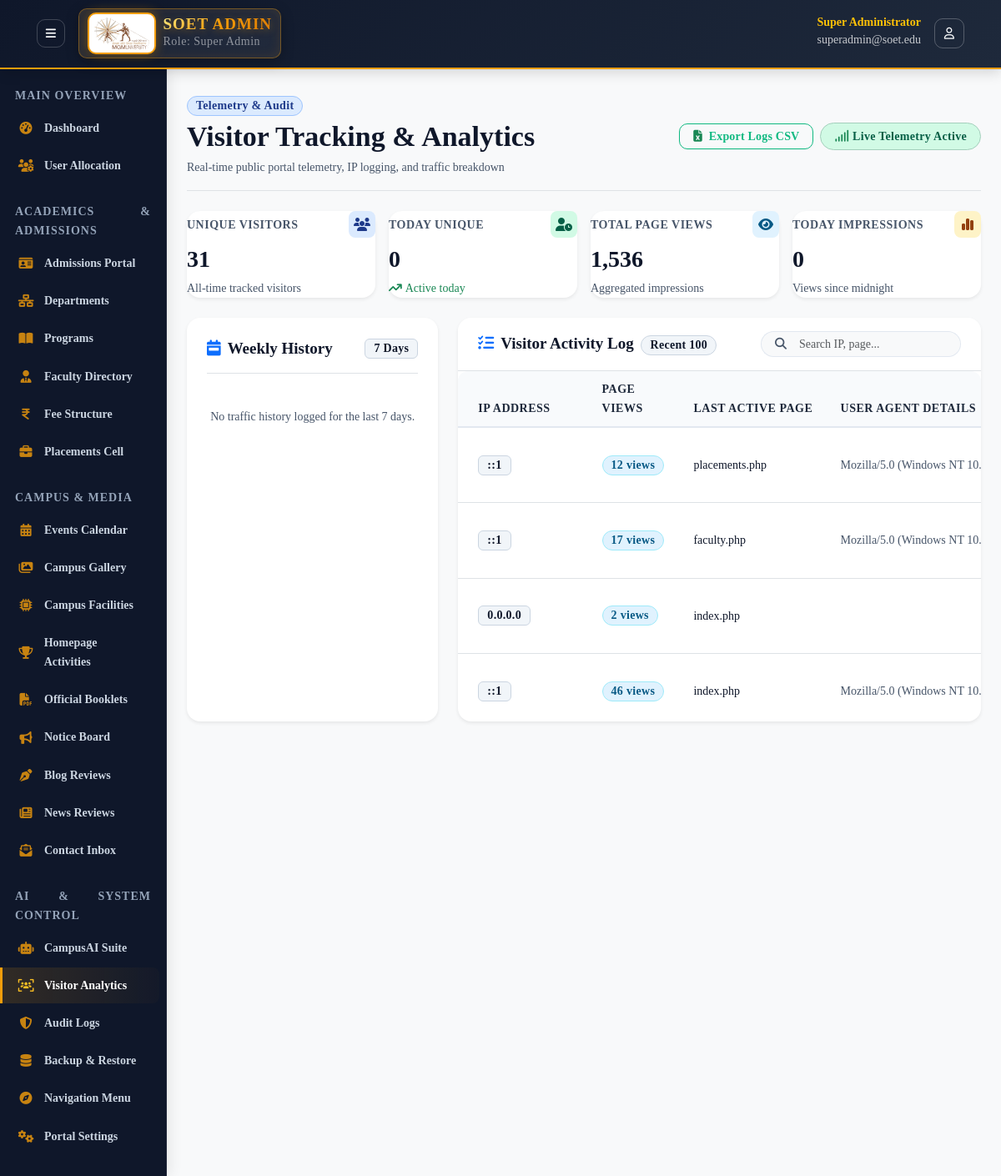
The app's page /admin/modules/visitors.php (signed in) with its own data.
### tables this page shows
CREATE TABLE `visitors` (
  `id` int(11) NOT NULL AUTO_INCREMENT,
  `ip_address` varchar(45) NOT NULL,
  `user_agent` varchar(255) NOT NULL,
  `page_views` int(11) DEFAULT 1,
  `last_page` varchar(255) NOT NULL,
  `visit_date` date NOT NULL,
  `created_at` timestamp NOT NULL DEFAULT current_timestamp(),
  `updated_at` timestamp NOT NULL DEFAULT current_timestamp() ON UPDATE current_timestamp(),
  PRIMARY KEY (`id`),
  UNIQUE KEY `unique_visit` (`ip_address`,`visit_date`)
);

### core/Database.php (called while the page is built, shortened)
<?php
class Database
{
    private static ?Database $instance = null;
    private PDO $pdo;
    private function __construct()
    {
        $options = [
            PDO::ATTR_ERRMODE            => PDO::ERRMODE_EXCEPTION,
            PDO::ATTR_DEFAULT_FETCH_MODE => PDO::FETCH_ASSOC,
            PDO::ATTR_EMULATE_PREPARES   => false,
            PDO::ATTR_TIMEOUT            => 3,
        ];
        $rawHost = defined('DB_HOST') ? DB_HOST : '127.0.0.1';
        $port = defined('DB_PORT') ? DB_PORT : '3307';
        $dbName = defined('DB_NAME') ? DB_NAME : 'soet_college';
        $dbUser = defined('DB_USER') ? DB_USER : 'root';
        $dbPass = defined('DB_PASS') ? DB_PASS : '';
        $charset = defined('DB_CHARSET') ? DB_CHARSET : 'utf8mb4';
        $host = $rawHost;
        $dsnCandidates = [
            "mysql:host={$host};port={$port};dbname={$dbName};charset={$charset}",
            "mysql:host=127.0.0.1;port=3307;dbname={$dbName};charset={$charset}",
            "mysql:host=localhost;port=3307;dbname={$dbName};charset={$charset}",
            "mysql:host=127.0.0.1;port=3306;dbname={$dbName};charset={$charset}",
            "mysql:host=localhost;dbname={$dbName};charset={$charset}"
        ];
        $firstException = null;
        foreach (array_unique($dsnCandidates) as $dsn) {
            try {
                $this->pdo = new PDO($dsn, $dbUser, $dbPass, $options);
                return;
            } catch (PDOException $e) {
                if ($firstException === null) {
                    $firstException = $e;
                }
                $lastException = $e;
            }
        }
    }
    public static function getInstance(): Database
    {
        if (self::$instance === null) {
            self::$instance = new self();
        }
        return self::$instance;
    }
    public function query(string $sql, array $params = []): PDOStatement
    {
        $stmt = $this->pdo->prepare($sql);
        $stmt->execute($params);
        return $stmt;
    }
    public function fetchAll(string $sql, array $params = []): array
    {
        return $this->query($sql, $params)->fetchAll();
    }
    public function fetchOne(string $sql, array $params = []): ?array
    {
        $result = $this->query($sql, $params)->fetch();
        return $result ?: null;
    }
    public function count(string $table, string $where = '1=1', array $params = []): int
    {
        $sql = "SELECT COUNT(*) as cnt FROM {$table} WHERE {$where}";
        return (int) ($this->fetchOne($sql, $params)['cnt'] ?? 0);
    }
}

### core/Visitor.php (called while the page is built, shortened)
<?php
class Visitor
{
    private Database $db;
    public function __construct()
    {
        $this->db = Database::getInstance();
    }
    public function getTotalVisitors(): int
    {
        return $this->db->count('visitors');
    }
    public function getTodayVisitors(): int
    {
        return $this->db->count('visitors', 'visit_date = ?', [date('Y-m-d')]);
    }
}

### admin/modules/visitors.php (the view, shortened to what this page needs)
<?php
$db = Database::getInstance();
$visitor_tracker = new Visitor();
include_once __DIR__ . '/../includes/header.php';
$total_visits = $visitor_tracker->getTotalVisitors();
$today_visits = $visitor_tracker->getTodayVisitors();
$total_page_views = (int)$db->fetchOne("SELECT SUM(page_views) as total_views FROM visitors")['total_views'];
$today_page_views = (int)$db->fetchOne("SELECT SUM(page_views) as today_views FROM visitors WHERE visit_date = ?", [date('Y-m-d')])['today_views'];
$weekly_stats = $visitor_tracker->getWeeklyStats();
$visitor_logs = $db->fetchAll("SELECT * FROM visitors ORDER BY updated_at DESC LIMIT 100");
?>
<div class="d-flex justify-content-between align-items-center pt-2 pb-3 mb-4 border-bottom flex-wrap gap-2">
    <div>
        <div class="d-flex align-items-center gap-2 mb-1">
            <span class="badge bg-primary-subtle text-primary border border-primary-subtle rounded-pill px-2.5 py-1" style="font-size: 14px;">Telemetry &amp; Audit</span>
        </div>
        <h2 class="font-display fw-extrabold text-dark mb-1">Visitor Tracking &amp; Analytics</h2>
        <p class="text-muted small mb-0">Real-time public portal telemetry, IP logging, and traffic breakdown</p>
    </div>
    <div class="d-flex gap-2 align-items-center flex-wrap">
        <a href="visitors.php?action=export_csv" class="btn btn-outline-success btn-sm rounded-pill px-3 shadow-xs">
            <i class="fa-solid fa-file-excel me-1 text-success"></i> Export Logs CSV
        </a>
        <span class="badge bg-success-subtle text-success border border-success-subtle rounded-pill px-3 py-2 fw-semibold">
            <i class="fa-solid fa-signal me-1.5 text-success"></i> Live Telemetry Active
        </span>
    </div>
</div>
<div class="row g-3 mb-4">
    <div class="col-6 col-md-3">
        <div class="card border-0 shadow-sm rounded-4 p-3.5 bg-white h-100">
            <div class="d-flex align-items-center justify-content-between mb-2">
                <span class="text-muted small text-uppercase fw-semibold" style="font-size: 14px; letter-spacing: 0.5px;">Unique Visitors</span>
                <div class="stat-icon-sm bg-primary-subtle text-primary rounded-3 d-inline-flex align-items-center justify-content-center" style="width: 32px; height: 32px;">
                    <i class="fa-solid fa-users"></i>
                </div>
            </div>
            <h3 class="font-display fw-extrabold text-dark mb-0"><?php echo number_format($total_visits); ?></h3>
            <div class="text-muted small mt-1" style="font-size: 14px;">All-time tracked visitors</div>
        </div>
    </div>
    <div class="col-6 col-md-3">
        <div class="card border-0 shadow-sm rounded-4 p-3.5 bg-white h-100">
            <div class="d-flex align-items-center justify-content-between mb-2">
                <span class="text-muted small text-uppercase fw-semibold" style="font-size: 14px; letter-spacing: 0.5px;">Today Unique</span>
                <div class="stat-icon-sm bg-success-subtle text-success rounded-3 d-inline-flex align-items-center justify-content-center" style="width: 32px; height: 32px;">
                    <i class="fa-solid fa-user-clock"></i>
                </div>
            </div>
            <h3 class="font-display fw-extrabold text-dark mb-0"><?php echo number_format($today_visits); ?></h3>
            <div class="text-success small mt-1 fw-medium" style="font-size: 14px;"><i class="fa-solid fa-arrow-trend-up me-1"></i>Active today</div>
        </div>
    </div>
    <div class="col-6 col-md-3">
        <div class="card border-0 shadow-sm rounded-4 p-3.5 bg-white h-100">
            <div class="d-flex align-items-center justify-content-between mb-2">
                <span class="text-muted small text-uppercase fw-semibold" style="font-size: 14px; letter-spacing: 0.5px;">Total Page Views</span>
                <div class="stat-icon-sm bg-info-subtle text-info-emphasis rounded-3 d-inline-flex align-items-center justify-content-center" style="width: 32px; height: 32px;">
                    <i class="fa-solid fa-eye"></i>
                </div>
            </div>
            <h3 class="font-display fw-extrabold text-dark mb-0"><?php echo number_format($total_page_views); ?></h3>
            <div class="text-muted small mt-1" style="font-size: 14px;">Aggregated impressions</div>
        </div>
    </div>
    <div class="col-6 col-md-3">
        <div class="card border-0 shadow-sm rounded-4 p-3.5 bg-white h-100">
            <div class="d-flex align-items-center justify-content-between mb-2">
                <span class="text-muted small text-uppercase fw-semibold" style="font-size: 14px; letter-spacing: 0.5px;">Today Impressions</span>
                <div class="stat-icon-sm bg-warning-subtle text-warning-emphasis rounded-3 d-inline-flex align-items-center justify-content-center" style="width: 32px; height: 32px;">
                    <i class="fa-solid fa-chart-simple"></i>
                </div>
            </div>
            <h3 class="font-display fw-extrabold text-dark mb-0"><?php echo number_format($today_page_views); ?></h3>
            <div class="text-muted small mt-1" style="font-size: 14px;">Views since midnight</div>
        </div>
    </div>
</div>
<div class="row g-4 mb-4">
    <div class="col-lg-4">
        <div class="card border-0 shadow-sm rounded-4 p-4 bg-white h-100">
            <div class="d-flex align-items-center justify-content-between border-bottom pb-3 mb-3">
                <h5 class="fw-bold text-dark mb-0"><i class="fa-solid fa-calendar-week text-primary me-2"></i>Weekly History</h5>
                <span class="badge bg-light text-muted border font-semibold">7 Days</span>
            </div>
            <?php if (empty($weekly_stats)): ?>
                <p class="text-muted small py-4 text-center mb-0">No traffic history logged for the last 7 days.</p>
            <?php endif; ?>
        </div>
    </div>
    <div class="col-lg-8">
        <div class="card border-0 shadow-sm rounded-4 bg-white overflow-hidden h-100">
            <div class="card-header bg-white py-3 px-4 d-flex justify-content-between align-items-center flex-wrap gap-2 border-bottom">
                <h5 class="fw-bold text-dark mb-0"><i class="fa-solid fa-list-check text-primary me-2"></i>Visitor Activity Log <span class="badge bg-light text-muted border rounded-pill ms-1" style="font-size: 14px;">Recent 100</span></h5>
                <div class="input-group input-group-sm" style="max-width: 240px;">
                    <span class="input-group-text bg-light border-end-0 rounded-start-pill text-muted ps-3"><i class="fa-solid fa-magnifying-glass"></i></span>
                    <input type="text" id="visitorSearchInput" class="form-control bg-light border-start-0 rounded-end-pill pe-3" placeholder="Search IP, page...">
                </div>
            </div>
            <div class="table-responsive" style="max-height: 420px; overflow-y: auto;">
                <table class="table table-hover align-middle mb-0 small" id="visitorsTable">
                    <thead class="table-light sticky-top">
                        <tr>
                            <th class="ps-4">IP Address</th>
                            <th>Page Views</th>
                            <th>Last Active Page</th>
                            <th>User Agent Details</th>
                        </tr>
                    </thead>
                    <tbody>
                        <?php if (empty($visitor_logs)): ?>
                            <tr>
                                <td colspan="5" class="text-center text-muted py-5">
                                    <i class="fa-solid fa-chart-line display-6 text-secondary opacity-40 mb-3 d-block"></i>
                                    No visitor logs captured yet.
                                </td>
                            </tr>
                        <?php else: ?>
                            <?php foreach ($visitor_logs as $log): ?>
                                <tr>
                                    <td class="ps-4"><span class="badge bg-light text-dark border font-monospace"><?php echo htmlspecialchars($log['ip_address']); ?></span></td>
                                    <td><span class="badge bg-info-subtle text-info-emphasis border border-info-subtle rounded-pill px-2.5 py-1 font-semibold"><?php echo $log['page_views']; ?> views</span></td>
                                    <td><span class="text-dark fw-medium"><?php echo htmlspecialchars($log['last_page']); ?></span></td>
                                    <td class="text-muted" style="max-width: 220px; text-overflow: ellipsis; overflow: hidden; white-space: nowrap;" title="<?php echo htmlspecialchars($log['user_agent']); ?>">
                                        <?php echo htmlspecialchars($log['user_agent']); ?>
                                    </td>
                                </tr>
                            <?php endforeach; ?>
                        <?php endif; ?>
                    </tbody>
                </table>
            </div>
        </div>
    </div>
</div>
<?php include_once __DIR__ . '/../includes/footer.php'; ?>

### assets/css/admin.css (style rules this page uses)
body, .admin-top-navbar, .admin-sidebar, .admin-card, .admin-table, button, input, select, textarea, .btn, .nav-link, .dropdown-item { font-family: 'Times New Roman', Times, 'Liberation Serif', Georgia, serif !important; }

### records on screen
visitors: ip_address "::1", page_views "12", last_page "placements.php", user_agent "Mozilla/5.0 (Windows NT 10.0…"
visitors: ip_address "::1", page_views "17", last_page "faculty.php", user_agent "Mozilla/5.0 (Windows NT 10.0…"
visitors: ip_address "0.0.0.0", page_views "2", last_page "index.php"
visitors: ip_address "::1", page_views "46", last_page "index.php", user_agent "Mozilla/5.0 (Windows NT 10.0…"

### other values on screen
$user['role_name'] "Super Admin"
$user['full_name'] "Super Administrator"
$user['email'] "superadmin@soet.edu"
$total_visits "31"
$today_visits "0"
$total_page_views "1,536"
$today_page_views "0"
